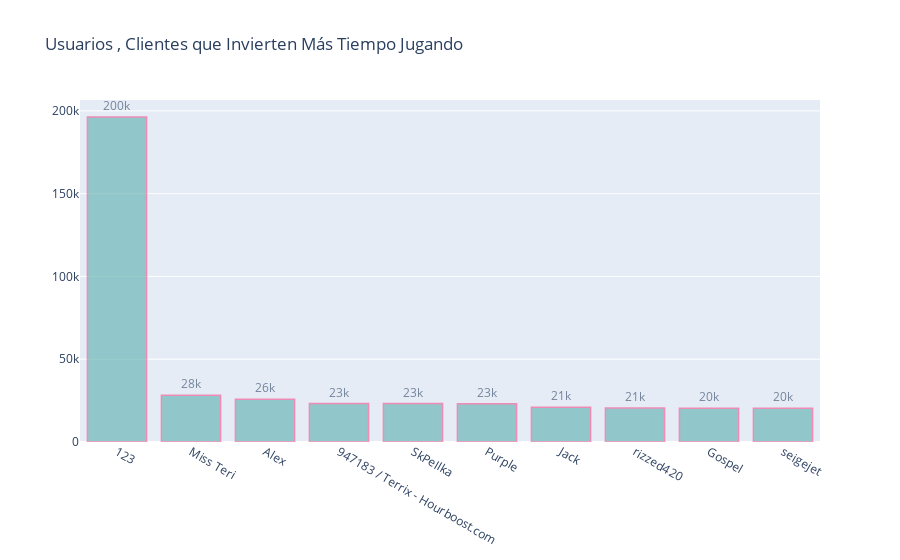

The code cell stored with this chart in its notebook:
### Code cell
#¿Que Clientes Invierten Más Tiempo Jugando?
import plotly as py
import plotly.graph_objs as go
import numpy as np
from scipy import special
py.offline.init_notebook_mode(connected=True)

fig = go.Figure(go.Bar(
            x= cliente_hrs.sort_values('hours',ascending = False).username,
            y= cliente_hrs.sort_values('hours',ascending = False).hours,
            orientation='v'))

fig.update_traces(marker_color='#5BAEAD', marker_line_color='rgba (246, 78, 139, 1.0)',
                  marker_line_width=1.5, opacity=0.6)

fig.update_traces(texttemplate='%{y:.2s}', textposition='outside')

fig.update_layout(title_text='Usuarios , Clientes que Invierten Más Tiempo Jugando')

fig.show()

### Figure 1 — Plotly figure (JSON) as saved in the notebook; plotly's stock layout.template omitted (floating-point values rounded to 4 significant figures)
{"data": [{"marker": {"color": "#5BAEAD", "line": {"color": "rgba (246, 78, 139, 1.0)", "width": 1.5}}, "opacity": 0.6, "orientation": "v", "textposition": "outside", "texttemplate": "%{y:.2s}", "type": "bar", "x": ["123", "Miss Teri", "Alex", "947183 / Terrix - Hourboost.com", "SkPeIIka", "Purple", "Jack", "rizzed420", "Gospel", "seigejet"], "y": [196200.0, 28164, 25880.0, 23200.0, 23180.0, 23030.0, 21010.0, 20570.0, 20440.0, 20390.0]}], "layout": {"title": {"text": "Usuarios , Clientes que Invierten Más Tiempo Jugando"}}}
